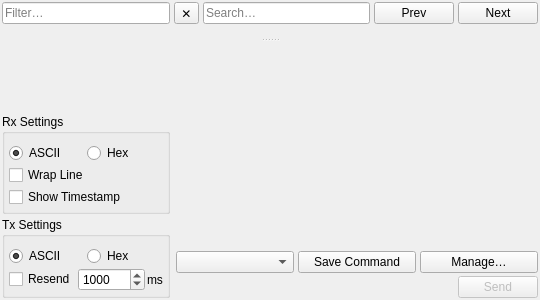
<?xml version="1.0" encoding="UTF-8"?>
<ui version="4.0">
 <class>TextTRView</class>
 <widget class="QWidget" name="TextTRView">
  <property name="geometry">
   <rect>
    <x>0</x>
    <y>0</y>
    <width>540</width>
    <height>300</height>
   </rect>
  </property>
  <layout class="QVBoxLayout" name="verticalLayout_2">
   <property name="leftMargin">
    <number>2</number>
   </property>
   <property name="topMargin">
    <number>2</number>
   </property>
   <property name="rightMargin">
    <number>2</number>
   </property>
   <property name="bottomMargin">
    <number>2</number>
   </property>
   <item>
    <widget class="QSplitter" name="splitter_2">
     <property name="orientation">
      <enum>Qt::Vertical</enum>
     </property>
     <widget class="QWidget" name="rxContainer" native="true">
      <layout class="QVBoxLayout" name="verticalLayout_rx">
       <property name="spacing">
        <number>4</number>
       </property>
       <property name="leftMargin">
        <number>0</number>
       </property>
       <property name="topMargin">
        <number>0</number>
       </property>
       <property name="rightMargin">
        <number>0</number>
       </property>
       <property name="bottomMargin">
        <number>0</number>
       </property>
       <item>
        <layout class="QHBoxLayout" name="horizontalLayout_filter">
         <property name="spacing">
          <number>4</number>
         </property>
         <item>
          <widget class="QLineEdit" name="filterLineEdit">
           <property name="placeholderText">
            <string>Filter…</string>
           </property>
          </widget>
         </item>
         <item>
          <widget class="QToolButton" name="clearFilterButton">
           <property name="text">
            <string>✕</string>
           </property>
           <property name="toolTip">
            <string>Clear filter</string>
           </property>
          </widget>
         </item>
         <item>
          <widget class="QLineEdit" name="searchLineEdit">
           <property name="placeholderText">
            <string>Search…</string>
           </property>
          </widget>
         </item>
         <item>
          <widget class="QPushButton" name="searchPrevButton">
           <property name="text">
            <string>Prev</string>
           </property>
          </widget>
         </item>
         <item>
          <widget class="QPushButton" name="searchNextButton">
           <property name="text">
            <string>Next</string>
           </property>
          </widget>
         </item>
        </layout>
       </item>
       <item>
        <widget class="TextEdit" name="textEditRx" native="true">
         <property name="sizePolicy">
          <sizepolicy hsizetype="Preferred" vsizetype="Expanding">
           <horstretch>0</horstretch>
           <verstretch>1</verstretch>
          </sizepolicy>
         </property>
         <property name="focusPolicy">
          <enum>Qt::ClickFocus</enum>
         </property>
        </widget>
       </item>
      </layout>
     </widget>
     <widget class="QWidget" name="layoutWidget_5">
      <layout class="QHBoxLayout" name="horizontalLayout_19">
       <item alignment="Qt::AlignBottom">
        <widget class="QWidget" name="widget_5" native="true">
         <property name="sizePolicy">
          <sizepolicy hsizetype="Fixed" vsizetype="Fixed">
           <horstretch>0</horstretch>
           <verstretch>0</verstretch>
          </sizepolicy>
         </property>
         <layout class="QVBoxLayout" name="verticalLayout_16">
          <property name="spacing">
           <number>3</number>
          </property>
          <property name="leftMargin">
           <number>0</number>
          </property>
          <property name="topMargin">
           <number>0</number>
          </property>
          <property name="rightMargin">
           <number>0</number>
          </property>
          <property name="bottomMargin">
           <number>0</number>
          </property>
          <item>
           <widget class="QGroupBox" name="groupBox_9">
            <property name="sizePolicy">
             <sizepolicy hsizetype="Preferred" vsizetype="Fixed">
              <horstretch>0</horstretch>
              <verstretch>0</verstretch>
             </sizepolicy>
            </property>
            <property name="title">
             <string>Rx Settings</string>
            </property>
            <layout class="QVBoxLayout" name="verticalLayout_17">
             <property name="spacing">
              <number>2</number>
             </property>
             <property name="leftMargin">
              <number>4</number>
             </property>
             <property name="rightMargin">
              <number>4</number>
             </property>
             <property name="bottomMargin">
              <number>4</number>
             </property>
             <item>
              <layout class="QHBoxLayout" name="horizontalLayout_20">
               <item>
                <widget class="QRadioButton" name="portReadAscii">
                 <property name="text">
                  <string notr="true">ASCII</string>
                 </property>
                 <property name="checked">
                  <bool>true</bool>
                 </property>
                </widget>
               </item>
               <item>
                <widget class="QRadioButton" name="portReadHex">
                 <property name="text">
                  <string notr="true">Hex</string>
                 </property>
                </widget>
               </item>
              </layout>
             </item>
             <item>
              <widget class="QCheckBox" name="wrapLineBox">
               <property name="enabled">
                <bool>true</bool>
               </property>
               <property name="text">
                <string>Wrap Line</string>
               </property>
              </widget>
             </item>
             <item>
              <widget class="QCheckBox" name="logTimestampBox">
               <property name="text">
                <string>Show Timestamp</string>
               </property>
              </widget>
             </item>
            </layout>
           </widget>
          </item>
          <item>
           <widget class="QGroupBox" name="groupBox_10">
            <property name="sizePolicy">
             <sizepolicy hsizetype="Preferred" vsizetype="Fixed">
              <horstretch>0</horstretch>
              <verstretch>0</verstretch>
             </sizepolicy>
            </property>
            <property name="title">
             <string>Tx Settings</string>
            </property>
            <layout class="QVBoxLayout" name="verticalLayout_18">
             <property name="spacing">
              <number>2</number>
             </property>
             <property name="leftMargin">
              <number>4</number>
             </property>
             <property name="rightMargin">
              <number>4</number>
             </property>
             <property name="bottomMargin">
              <number>4</number>
             </property>
             <item>
              <layout class="QHBoxLayout" name="horizontalLayout_21">
               <item>
                <widget class="QRadioButton" name="portWriteAscii">
                 <property name="text">
                  <string notr="true">ASCII</string>
                 </property>
                 <property name="checked">
                  <bool>true</bool>
                 </property>
                </widget>
               </item>
               <item>
                <widget class="QRadioButton" name="portWriteHex">
                 <property name="text">
                  <string notr="true">Hex</string>
                 </property>
                </widget>
               </item>
              </layout>
             </item>
             <item>
              <layout class="QHBoxLayout" name="horizontalLayout_22">
               <property name="spacing">
                <number>2</number>
               </property>
               <item>
                <widget class="QCheckBox" name="resendBox">
                 <property name="text">
                  <string>Resend</string>
                 </property>
                </widget>
               </item>
               <item>
                <widget class="QSpinBox" name="resendIntervalBox">
                 <property name="minimum">
                  <number>10</number>
                 </property>
                 <property name="maximum">
                  <number>120000</number>
                 </property>
                 <property name="value">
                  <number>1000</number>
                 </property>
                </widget>
               </item>
               <item>
                <widget class="QLabel" name="label_7">
                 <property name="text">
                  <string>ms</string>
                 </property>
                </widget>
               </item>
              </layout>
             </item>
            </layout>
           </widget>
          </item>
         </layout>
        </widget>
       </item>
       <item>
        <layout class="QGridLayout" name="gridLayout_7">
         <property name="verticalSpacing">
          <number>3</number>
         </property>
         <item row="1" column="0" colspan="2">
          <layout class="QHBoxLayout" name="commandLayout">
           <property name="spacing">
            <number>4</number>
           </property>
           <item>
            <widget class="QComboBox" name="historyBox"/>
           </item>
           <item>
            <widget class="QPushButton" name="saveCommandButton">
             <property name="text">
              <string>Save Command</string>
             </property>
            </widget>
           </item>
           <item>
            <widget class="QPushButton" name="manageCommandsButton">
             <property name="text">
              <string>Manage…</string>
             </property>
            </widget>
           </item>
          </layout>
         </item>
         <item row="2" column="1">
          <widget class="QPushButton" name="sendButton">
           <property name="enabled">
            <bool>false</bool>
           </property>
           <property name="sizePolicy">
            <sizepolicy hsizetype="Fixed" vsizetype="Fixed">
             <horstretch>0</horstretch>
             <verstretch>0</verstretch>
            </sizepolicy>
           </property>
           <property name="text">
            <string>Send</string>
           </property>
          </widget>
         </item>
         <item row="0" column="0" colspan="2">
          <widget class="TextEdit" name="textEditTx" native="true">
           <property name="sizePolicy">
            <sizepolicy hsizetype="Preferred" vsizetype="Ignored">
             <horstretch>0</horstretch>
             <verstretch>0</verstretch>
            </sizepolicy>
           </property>
           <property name="focusPolicy">
            <enum>Qt::StrongFocus</enum>
           </property>
          </widget>
         </item>
        </layout>
       </item>
      </layout>
     </widget>
    </widget>
   </item>
  </layout>
 </widget>
 <customwidgets>
  <customwidget>
   <class>TextEdit</class>
   <extends>QWidget</extends>
   <header>src/views/texttr/textedit.h</header>
   <container>1</container>
  </customwidget>
 </customwidgets>
 <tabstops>
  <tabstop>textEditTx</tabstop>
  <tabstop>historyBox</tabstop>
  <tabstop>saveCommandButton</tabstop>
  <tabstop>manageCommandsButton</tabstop>
  <tabstop>sendButton</tabstop>
  <tabstop>portReadAscii</tabstop>
  <tabstop>portReadHex</tabstop>
  <tabstop>wrapLineBox</tabstop>
  <tabstop>logTimestampBox</tabstop>
  <tabstop>portWriteAscii</tabstop>
  <tabstop>portWriteHex</tabstop>
  <tabstop>resendBox</tabstop>
  <tabstop>resendIntervalBox</tabstop>
 </tabstops>
 <resources/>
 <connections/>
</ui>
